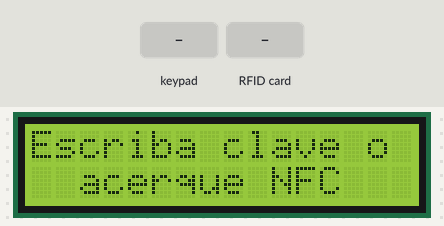
The sketch below on a simulated Arduino Uno, built with avr-gcc and run on an emulated ATmega328P. Parts: 16×2 character LCD. The test bench sets the inputs (shaded band). What the sketch prints to the serial monitor is not drawn.

Above: at 1.3 s.
1.4 s: keypad keys 7 6 5 4 # pressed 0.4 s apart
At 3.3 s:
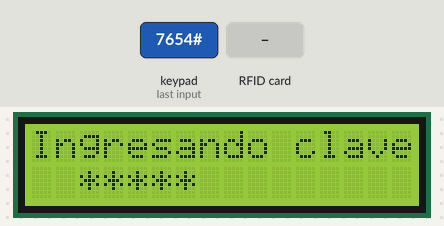
4.9 s: key '1' pressed
At 6.0 s:
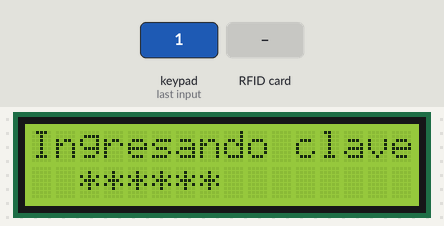
6.4 s: keypad keys 7 6 5 4 * pressed 0.4 s apart
At 9.1 s:
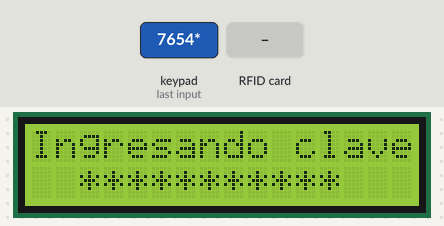
9.9 s: key '2' pressed
At 10.7 s:
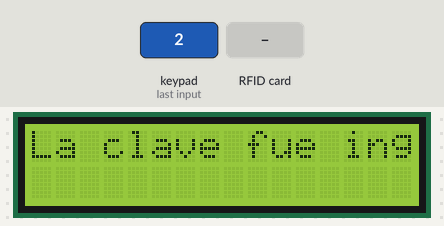
11.4 s: RFID card 62 16 D1 01 held to the reader
14.4 s: key '3' pressed
At 16.2 s:
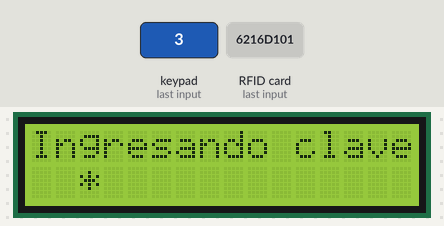
Timing chart, 0 to 17.5 s (numbered marks = the images above; inputs shaded):
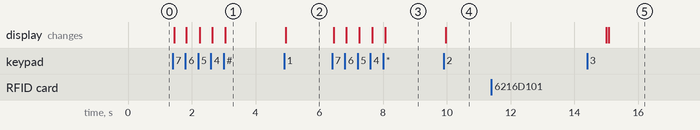

Measured:
- after the input at 1.4 s, the display: first changes at once (image 1 shows a later state)
- after the input at 4.9 s, the display: changes at once (image 2)
- after the input at 6.4 s, the display: first changes after 0.05 s (image 3 shows a later state)
- after the input at 9.9 s, the display: changes after 0.07 s (image 4)
- after the input at 11.4 s, every drawn part: stays the same
- after the input at 14.4 s, the display: first differs from a run without the input after 0.68 s (image 5)

The sketch:

control-de-acceso.ino
```cpp
#include <Keypad.h>
#include <Wire.h>
#include <LCD.h>
#include <LiquidCrystal_I2C.h>
#include <SPI.h>
#include <MFRC522.h>

#define I2C_ADDR 0x3F
#define RST_PIN 9    //Pin 9 para el reset del RC522
#define SS_PIN 10   //Pin 10 para el SS (SDA) del RC522

const byte pinFilas[] = {7, 6, 5, 4};
const byte pinColumnas[] = {A0, A1, A2, A3};
const char teclas[4][4] = {{'1', '2', '3', 'A'},
                           {'4', '5', '6', 'B'},
                           {'7', '8', '9', 'C'},
                           {'*', '0', '#', 'D'}};

const byte numeroUsuarios = 1;
const byte usuarios[numeroUsuarios][4] = {{0x62, 0x16, 0xD1, 0x01}}; // TNE Jorge Verdugo

const char clave[12] = {'*', '2', 'B', '5', 'C', '8', 'A', '*', '3', 'D', '0', '#'};

 /* Funcion de configuracion de pines del modulo LCD/I2C
    (Direccion,en,rw,rs,d4,d5,d6,d7,backlight,polaridad)*/
Keypad teclado = Keypad(makeKeymap(teclas), pinFilas, pinColumnas, 4, 4);
MFRC522 rfid(SS_PIN, RST_PIN); //Creamos el objeto para el RC522
LiquidCrystal_I2C lcd(I2C_ADDR, 2, 1, 0, 4, 5, 6, 7, 3, POSITIVE);

byte ActualUID[4];


byte smile[8] = {
  0b00000000,
  0b00001010,
  0b00001010,
  0b00001010,
  0b00000000,
  0b00010001,
  0b00001110,
  0b00000000,
};

byte angry[8] = {
  0b00010001,
  0b00001010,
  0b00001010,
  0b00001010,
  0b00000000,
  0b00001110,
  0b00010001,
  0b00000000,
};

int paraCentrar(String frase) {
  if (frase.length() <= 16 && frase.length() > 0) {
    if (frase.length() % 2 == 0) {
      return (8 - frase.length() / 2);
    } else {
      return (8 - (frase.length() + 1) / 2); //owo
    }
  }
  return 16;
}

void setup() {
  lcd.begin(16, 2);
  lcd.home();
  mostrarInicio();
  Serial.begin(9600); //Iniciamos la comunicación  serial
  SPI.begin();        //Iniciamos el Bus SPI
  rfid.PCD_Init(); // Iniciamos  el MFRC522
  Serial.println("Lectura del UID");
}

  void mostrarInicio() {
    lcd.clear();
    lcd.print("Escriba clave o");
    lcd.setCursor(2, 1);
    lcd.print("acerque NFC");
  }

int largo = 0;
void loop() {
  char pulsacion = teclado.getKey();

  lcd.home();
  if (pulsacion) {
    largo++;
    lcd.clear();
    lcd.print("Ingresando clave");
    lcd.setCursor(2, 1);
    for (int i=0; i<largo; i++) {
      lcd.setCursor(2 + i, 1);
      lcd.print("*");
    }
    if (largo >= 12) {
      largo = 0;
      lcd.clear();
      lcd.print("La clave fue ingresada");
      delay(5000);
      mostrarInicio();
    }
  }

  // Revisamos si hay nuevas tarjetas  presentes
  if (rfid.PICC_IsNewCardPresent()) {
    // Seleccionamos una tarjeta
    if (rfid.PICC_ReadCardSerial()) {
      // Enviamos serialemente su UID
      Serial.print("Card UID: ");
      for (byte i = 0; i < rfid.uid.size; i++) {
        //Serial.print(rfid.uid.uidByte[i] < 0x10 ? " 0" : " ");
        Serial.print(rfid.uid.uidByte[i], HEX);
        // ActualUID[i] = rfid.uid.uidByte[i];
      }
      Serial.println();
      //revisarUsuarios(ActualUID);
      // Terminamos la lectura de la tarjeta  actual
      rfid.PICC_HaltA();
    }
  }

}

boolean esLaClave() {

}

boolean compararUids(byte uid1[],byte uid2[]) {
  if(uid1[0] != uid2[0])return(false);
  if(uid1[1] != uid2[1])return(false);
  if(uid1[2] != uid2[2])return(false);
  if(uid1[3] != uid2[3])return(false);
  return(true);
}

void revisarUsuarios(byte uid[]) {
  for (byte i = 0; i < numeroUsuarios; i++) {
    if (compararUids(uid, usuarios[i])) {
      lcd.clear();
      lcd.createChar (0, smile);
      lcd.setCursor(3, 0);
      lcd.print("Bienvenido");
      lcd.setCursor(0, 1);
      lcd.print("Jorge Verdugo");
      lcd.setCursor(14, 1);
      lcd.write((byte)0);
      delay(5000);
    } else {
      lcd.clear();
      lcd.createChar (1, angry);
      lcd.setCursor(5, 0);
      lcd.print("ACCESO");
      lcd.setCursor(4, 1);
      lcd.print("DENEGADO");
      lcd.setCursor(13, 1);
      lcd.write((byte)1);
      delay(5000);
    }
  }
}
```
